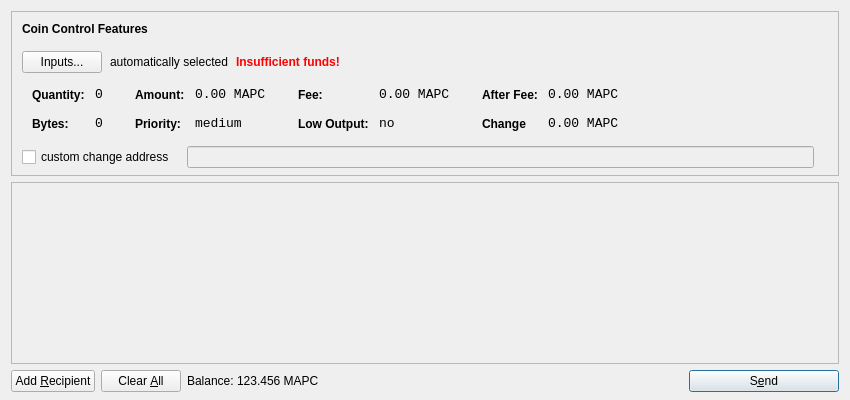
<?xml version="1.0" encoding="UTF-8"?>
<ui version="4.0">
 <class>SendCoinsDialog</class>
 <widget class="QDialog" name="SendCoinsDialog">
  <property name="geometry">
   <rect>
    <x>0</x>
    <y>0</y>
    <width>850</width>
    <height>400</height>
   </rect>
  </property>
  <property name="windowTitle">
   <string>Send Coins</string>
  </property>
  <layout class="QVBoxLayout" name="verticalLayout" stretch="0,1,0">
   <property name="bottomMargin">
    <number>8</number>
   </property>
   <item>
    <widget class="QFrame" name="frameCoinControl">
     <property name="sizePolicy">
      <sizepolicy hsizetype="Expanding" vsizetype="Expanding">
       <horstretch>0</horstretch>
       <verstretch>0</verstretch>
      </sizepolicy>
     </property>
     <property name="maximumSize">
      <size>
       <width>16777215</width>
       <height>16777215</height>
      </size>
     </property>
     <property name="frameShape">
      <enum>QFrame::StyledPanel</enum>
     </property>
     <property name="frameShadow">
      <enum>QFrame::Sunken</enum>
     </property>
     <layout class="QVBoxLayout" name="verticalLayoutCoinControl2">
      <property name="spacing">
       <number>-1</number>
      </property>
      <property name="leftMargin">
       <number>0</number>
      </property>
      <property name="topMargin">
       <number>0</number>
      </property>
      <property name="rightMargin">
       <number>0</number>
      </property>
      <property name="bottomMargin">
       <number>6</number>
      </property>
      <item>
       <layout class="QVBoxLayout" name="verticalLayoutCoinControl" stretch="0,0,0,0,1">
        <property name="spacing">
         <number>0</number>
        </property>
        <property name="leftMargin">
         <number>10</number>
        </property>
        <property name="topMargin">
         <number>10</number>
        </property>
        <item>
         <layout class="QHBoxLayout" name="horizontalLayoutCoinControl1">
          <property name="bottomMargin">
           <number>15</number>
          </property>
          <item>
           <widget class="QLabel" name="labelCoinControlFeatures">
            <property name="sizePolicy">
             <sizepolicy hsizetype="Preferred" vsizetype="Maximum">
              <horstretch>0</horstretch>
              <verstretch>0</verstretch>
             </sizepolicy>
            </property>
            <property name="font">
             <font>
              <weight>75</weight>
              <bold>true</bold>
             </font>
            </property>
            <property name="styleSheet">
             <string notr="true">font-weight:bold;</string>
            </property>
            <property name="text">
             <string>Coin Control Features</string>
            </property>
           </widget>
          </item>
         </layout>
        </item>
        <item>
         <layout class="QHBoxLayout" name="horizontalLayoutCoinControl2" stretch="0,0,0,0">
          <property name="spacing">
           <number>8</number>
          </property>
          <property name="bottomMargin">
           <number>10</number>
          </property>
          <item>
           <widget class="QPushButton" name="pushButtonCoinControl">
            <property name="styleSheet">
             <string notr="true"/>
            </property>
            <property name="text">
             <string>Inputs...</string>
            </property>
           </widget>
          </item>
          <item>
           <widget class="QLabel" name="labelCoinControlAutomaticallySelected">
            <property name="text">
             <string>automatically selected</string>
            </property>
            <property name="margin">
             <number>5</number>
            </property>
           </widget>
          </item>
          <item>
           <widget class="QLabel" name="labelCoinControlInsuffFunds">
            <property name="font">
             <font>
              <weight>75</weight>
              <bold>true</bold>
             </font>
            </property>
            <property name="styleSheet">
             <string notr="true">color:red;font-weight:bold;</string>
            </property>
            <property name="text">
             <string>Insufficient funds!</string>
            </property>
            <property name="margin">
             <number>5</number>
            </property>
           </widget>
          </item>
          <item>
           <spacer name="horizontalSpacerCoinControl">
            <property name="orientation">
             <enum>Qt::Horizontal</enum>
            </property>
            <property name="sizeHint" stdset="0">
             <size>
              <width>40</width>
              <height>1</height>
             </size>
            </property>
           </spacer>
          </item>
         </layout>
        </item>
        <item>
         <widget class="QWidget" name="widgetCoinControl" native="true">
          <property name="sizePolicy">
           <sizepolicy hsizetype="Preferred" vsizetype="Preferred">
            <horstretch>0</horstretch>
            <verstretch>0</verstretch>
           </sizepolicy>
          </property>
          <property name="minimumSize">
           <size>
            <width>0</width>
            <height>0</height>
           </size>
          </property>
          <property name="styleSheet">
           <string notr="true"/>
          </property>
          <layout class="QHBoxLayout" name="horizontalLayoutCoinControl5">
           <property name="margin">
            <number>0</number>
           </property>
           <item>
            <layout class="QHBoxLayout" name="horizontalLayoutCoinControl3" stretch="0,0,0,1">
             <property name="spacing">
              <number>20</number>
             </property>
             <property name="topMargin">
              <number>0</number>
             </property>
             <property name="bottomMargin">
              <number>10</number>
             </property>
             <item>
              <layout class="QFormLayout" name="formLayoutCoinControl1">
               <property name="horizontalSpacing">
                <number>10</number>
               </property>
               <property name="verticalSpacing">
                <number>14</number>
               </property>
               <property name="leftMargin">
                <number>10</number>
               </property>
               <property name="topMargin">
                <number>4</number>
               </property>
               <property name="rightMargin">
                <number>6</number>
               </property>
               <item row="0" column="0">
                <widget class="QLabel" name="labelCoinControlQuantityText">
                 <property name="styleSheet">
                  <string notr="true">font-weight:bold;</string>
                 </property>
                 <property name="text">
                  <string>Quantity:</string>
                 </property>
                 <property name="margin">
                  <number>0</number>
                 </property>
                </widget>
               </item>
               <item row="0" column="1">
                <widget class="QLabel" name="labelCoinControlQuantity">
                 <property name="font">
                  <font>
                   <family>Monospace</family>
                   <pointsize>10</pointsize>
                  </font>
                 </property>
                 <property name="cursor">
                  <cursorShape>IBeamCursor</cursorShape>
                 </property>
                 <property name="contextMenuPolicy">
                  <enum>Qt::ActionsContextMenu</enum>
                 </property>
                 <property name="text">
                  <string>0</string>
                 </property>
                 <property name="margin">
                  <number>0</number>
                 </property>
                 <property name="textInteractionFlags">
                  <set>Qt::LinksAccessibleByMouse|Qt::TextSelectableByKeyboard|Qt::TextSelectableByMouse</set>
                 </property>
                </widget>
               </item>
               <item row="1" column="0">
                <widget class="QLabel" name="labelCoinControlBytesText">
                 <property name="styleSheet">
                  <string notr="true">font-weight:bold;</string>
                 </property>
                 <property name="text">
                  <string>Bytes:</string>
                 </property>
                </widget>
               </item>
               <item row="1" column="1">
                <widget class="QLabel" name="labelCoinControlBytes">
                 <property name="font">
                  <font>
                   <family>Monospace</family>
                   <pointsize>10</pointsize>
                  </font>
                 </property>
                 <property name="cursor">
                  <cursorShape>IBeamCursor</cursorShape>
                 </property>
                 <property name="contextMenuPolicy">
                  <enum>Qt::ActionsContextMenu</enum>
                 </property>
                 <property name="text">
                  <string>0</string>
                 </property>
                 <property name="textInteractionFlags">
                  <set>Qt::LinksAccessibleByMouse|Qt::TextSelectableByKeyboard|Qt::TextSelectableByMouse</set>
                 </property>
                </widget>
               </item>
              </layout>
             </item>
             <item>
              <layout class="QFormLayout" name="formLayoutCoinControl2">
               <property name="horizontalSpacing">
                <number>10</number>
               </property>
               <property name="verticalSpacing">
                <number>14</number>
               </property>
               <property name="leftMargin">
                <number>6</number>
               </property>
               <property name="topMargin">
                <number>4</number>
               </property>
               <property name="rightMargin">
                <number>6</number>
               </property>
               <item row="0" column="0">
                <widget class="QLabel" name="labelCoinControlAmountText">
                 <property name="styleSheet">
                  <string notr="true">font-weight:bold;</string>
                 </property>
                 <property name="text">
                  <string>Amount:</string>
                 </property>
                 <property name="margin">
                  <number>0</number>
                 </property>
                </widget>
               </item>
               <item row="0" column="1">
                <widget class="QLabel" name="labelCoinControlAmount">
                 <property name="font">
                  <font>
                   <family>Monospace</family>
                   <pointsize>10</pointsize>
                  </font>
                 </property>
                 <property name="cursor">
                  <cursorShape>IBeamCursor</cursorShape>
                 </property>
                 <property name="contextMenuPolicy">
                  <enum>Qt::ActionsContextMenu</enum>
                 </property>
                 <property name="text">
                  <string>0.00 MAPC</string>
                 </property>
                 <property name="textInteractionFlags">
                  <set>Qt::LinksAccessibleByMouse|Qt::TextSelectableByKeyboard|Qt::TextSelectableByMouse</set>
                 </property>
                </widget>
               </item>
               <item row="1" column="0">
                <widget class="QLabel" name="labelCoinControlPriorityText">
                 <property name="styleSheet">
                  <string notr="true">font-weight:bold;</string>
                 </property>
                 <property name="text">
                  <string>Priority:</string>
                 </property>
                </widget>
               </item>
               <item row="1" column="1">
                <widget class="QLabel" name="labelCoinControlPriority">
                 <property name="font">
                  <font>
                   <family>Monospace</family>
                   <pointsize>10</pointsize>
                  </font>
                 </property>
                 <property name="cursor">
                  <cursorShape>IBeamCursor</cursorShape>
                 </property>
                 <property name="contextMenuPolicy">
                  <enum>Qt::ActionsContextMenu</enum>
                 </property>
                 <property name="text">
                  <string>medium</string>
                 </property>
                 <property name="textInteractionFlags">
                  <set>Qt::LinksAccessibleByMouse|Qt::TextSelectableByKeyboard|Qt::TextSelectableByMouse</set>
                 </property>
                </widget>
               </item>
              </layout>
             </item>
             <item>
              <layout class="QFormLayout" name="formLayoutCoinControl3">
               <property name="horizontalSpacing">
                <number>10</number>
               </property>
               <property name="verticalSpacing">
                <number>14</number>
               </property>
               <property name="leftMargin">
                <number>6</number>
               </property>
               <property name="topMargin">
                <number>4</number>
               </property>
               <property name="rightMargin">
                <number>6</number>
               </property>
               <item row="0" column="0">
                <widget class="QLabel" name="labelCoinControlFeeText">
                 <property name="styleSheet">
                  <string notr="true">font-weight:bold;</string>
                 </property>
                 <property name="text">
                  <string>Fee:</string>
                 </property>
                 <property name="margin">
                  <number>0</number>
                 </property>
                </widget>
               </item>
               <item row="0" column="1">
                <widget class="QLabel" name="labelCoinControlFee">
                 <property name="font">
                  <font>
                   <family>Monospace</family>
                   <pointsize>10</pointsize>
                  </font>
                 </property>
                 <property name="cursor">
                  <cursorShape>IBeamCursor</cursorShape>
                 </property>
                 <property name="contextMenuPolicy">
                  <enum>Qt::ActionsContextMenu</enum>
                 </property>
                 <property name="text">
                  <string>0.00 MAPC</string>
                 </property>
                 <property name="textInteractionFlags">
                  <set>Qt::LinksAccessibleByMouse|Qt::TextSelectableByKeyboard|Qt::TextSelectableByMouse</set>
                 </property>
                </widget>
               </item>
               <item row="1" column="0">
                <widget class="QLabel" name="labelCoinControlLowOutputText">
                 <property name="styleSheet">
                  <string notr="true">font-weight:bold;</string>
                 </property>
                 <property name="text">
                  <string>Low Output:</string>
                 </property>
                </widget>
               </item>
               <item row="1" column="1">
                <widget class="QLabel" name="labelCoinControlLowOutput">
                 <property name="font">
                  <font>
                   <family>Monospace</family>
                   <pointsize>10</pointsize>
                  </font>
                 </property>
                 <property name="cursor">
                  <cursorShape>IBeamCursor</cursorShape>
                 </property>
                 <property name="contextMenuPolicy">
                  <enum>Qt::ActionsContextMenu</enum>
                 </property>
                 <property name="text">
                  <string>no</string>
                 </property>
                 <property name="textInteractionFlags">
                  <set>Qt::LinksAccessibleByMouse|Qt::TextSelectableByKeyboard|Qt::TextSelectableByMouse</set>
                 </property>
                </widget>
               </item>
              </layout>
             </item>
             <item>
              <layout class="QFormLayout" name="formLayoutCoinControl4">
               <property name="horizontalSpacing">
                <number>10</number>
               </property>
               <property name="verticalSpacing">
                <number>14</number>
               </property>
               <property name="leftMargin">
                <number>6</number>
               </property>
               <property name="topMargin">
                <number>4</number>
               </property>
               <property name="rightMargin">
                <number>6</number>
               </property>
               <item row="0" column="0">
                <widget class="QLabel" name="labelCoinControlAfterFeeText">
                 <property name="styleSheet">
                  <string notr="true">font-weight:bold;</string>
                 </property>
                 <property name="text">
                  <string>After Fee:</string>
                 </property>
                 <property name="margin">
                  <number>0</number>
                 </property>
                </widget>
               </item>
               <item row="0" column="1">
                <widget class="QLabel" name="labelCoinControlAfterFee">
                 <property name="font">
                  <font>
                   <family>Monospace</family>
                   <pointsize>10</pointsize>
                  </font>
                 </property>
                 <property name="cursor">
                  <cursorShape>IBeamCursor</cursorShape>
                 </property>
                 <property name="contextMenuPolicy">
                  <enum>Qt::ActionsContextMenu</enum>
                 </property>
                 <property name="text">
                  <string>0.00 MAPC</string>
                 </property>
                 <property name="textInteractionFlags">
                  <set>Qt::LinksAccessibleByMouse|Qt::TextSelectableByKeyboard|Qt::TextSelectableByMouse</set>
                 </property>
                </widget>
               </item>
               <item row="1" column="0">
                <widget class="QLabel" name="labelCoinControlChangeText">
                 <property name="styleSheet">
                  <string notr="true">font-weight:bold;</string>
                 </property>
                 <property name="text">
                  <string>Change</string>
                 </property>
                </widget>
               </item>
               <item row="1" column="1">
                <widget class="QLabel" name="labelCoinControlChange">
                 <property name="font">
                  <font>
                   <family>Monospace</family>
                   <pointsize>10</pointsize>
                  </font>
                 </property>
                 <property name="cursor">
                  <cursorShape>IBeamCursor</cursorShape>
                 </property>
                 <property name="contextMenuPolicy">
                  <enum>Qt::ActionsContextMenu</enum>
                 </property>
                 <property name="text">
                  <string>0.00 MAPC</string>
                 </property>
                 <property name="textInteractionFlags">
                  <set>Qt::LinksAccessibleByMouse|Qt::TextSelectableByKeyboard|Qt::TextSelectableByMouse</set>
                 </property>
                </widget>
               </item>
              </layout>
             </item>
            </layout>
           </item>
          </layout>
         </widget>
        </item>
        <item>
         <layout class="QHBoxLayout" name="horizontalLayoutCoinControl4" stretch="0,0,0">
          <property name="spacing">
           <number>12</number>
          </property>
          <property name="sizeConstraint">
           <enum>QLayout::SetDefaultConstraint</enum>
          </property>
          <property name="topMargin">
           <number>5</number>
          </property>
          <property name="rightMargin">
           <number>5</number>
          </property>
          <item>
           <widget class="QCheckBox" name="checkBoxCoinControlChange">
            <property name="text">
             <string>custom change address</string>
            </property>
           </widget>
          </item>
          <item>
           <widget class="QLineEdit" name="lineEditCoinControlChange">
            <property name="enabled">
             <bool>false</bool>
            </property>
            <property name="sizePolicy">
             <sizepolicy hsizetype="Expanding" vsizetype="Fixed">
              <horstretch>0</horstretch>
              <verstretch>0</verstretch>
             </sizepolicy>
            </property>
           </widget>
          </item>
          <item>
           <widget class="QLabel" name="labelCoinControlChangeLabel">
            <property name="sizePolicy">
             <sizepolicy hsizetype="Preferred" vsizetype="Expanding">
              <horstretch>0</horstretch>
              <verstretch>0</verstretch>
             </sizepolicy>
            </property>
            <property name="minimumSize">
             <size>
              <width>0</width>
              <height>0</height>
             </size>
            </property>
            <property name="text">
             <string/>
            </property>
            <property name="margin">
             <number>3</number>
            </property>
           </widget>
          </item>
         </layout>
        </item>
        <item>
         <spacer name="verticalSpacerCoinControl">
          <property name="orientation">
           <enum>Qt::Vertical</enum>
          </property>
          <property name="sizeHint" stdset="0">
           <size>
            <width>800</width>
            <height>1</height>
           </size>
          </property>
         </spacer>
        </item>
       </layout>
      </item>
     </layout>
    </widget>
   </item>
   <item>
    <widget class="QScrollArea" name="scrollArea">
     <property name="widgetResizable">
      <bool>true</bool>
     </property>
     <widget class="QWidget" name="scrollAreaWidgetContents">
      <property name="geometry">
       <rect>
        <x>0</x>
        <y>0</y>
        <width>830</width>
        <height>165</height>
       </rect>
      </property>
      <layout class="QVBoxLayout" name="verticalLayout_2">
       <property name="margin">
        <number>0</number>
       </property>
       <item>
        <layout class="QVBoxLayout" name="entries">
         <property name="spacing">
          <number>6</number>
         </property>
        </layout>
       </item>
       <item>
        <spacer name="verticalSpacer">
         <property name="orientation">
          <enum>Qt::Vertical</enum>
         </property>
         <property name="sizeHint" stdset="0">
          <size>
           <width>20</width>
           <height>40</height>
          </size>
         </property>
        </spacer>
       </item>
      </layout>
     </widget>
    </widget>
   </item>
   <item>
    <layout class="QHBoxLayout" name="horizontalLayout">
     <item>
      <widget class="QPushButton" name="addButton">
       <property name="toolTip">
        <string>Send to multiple recipients at once</string>
       </property>
       <property name="text">
        <string>Add &amp;Recipient</string>
       </property>
       <property name="icon">
        <iconset resource="../bitcoin.qrc">
         <normaloff>:/icons/add</normaloff>:/icons/add</iconset>
       </property>
       <property name="autoDefault">
        <bool>false</bool>
       </property>
      </widget>
     </item>
     <item>
      <widget class="QPushButton" name="clearButton">
       <property name="sizePolicy">
        <sizepolicy hsizetype="Minimum" vsizetype="Fixed">
         <horstretch>0</horstretch>
         <verstretch>0</verstretch>
        </sizepolicy>
       </property>
       <property name="toolTip">
        <string>Remove all transaction fields</string>
       </property>
       <property name="text">
        <string>Clear &amp;All</string>
       </property>
       <property name="icon">
        <iconset resource="../bitcoin.qrc">
         <normaloff>:/icons/remove</normaloff>:/icons/remove</iconset>
       </property>
       <property name="autoRepeatDelay">
        <number>300</number>
       </property>
       <property name="autoDefault">
        <bool>false</bool>
       </property>
      </widget>
     </item>
     <item>
      <layout class="QHBoxLayout" name="horizontalLayout_2">
       <property name="spacing">
        <number>3</number>
       </property>
       <item>
        <widget class="QLabel" name="label">
         <property name="sizePolicy">
          <sizepolicy hsizetype="Preferred" vsizetype="Fixed">
           <horstretch>0</horstretch>
           <verstretch>0</verstretch>
          </sizepolicy>
         </property>
         <property name="text">
          <string>Balance:</string>
         </property>
        </widget>
       </item>
       <item>
        <widget class="QLabel" name="labelBalance">
         <property name="sizePolicy">
          <sizepolicy hsizetype="Preferred" vsizetype="Fixed">
           <horstretch>0</horstretch>
           <verstretch>0</verstretch>
          </sizepolicy>
         </property>
         <property name="cursor">
          <cursorShape>IBeamCursor</cursorShape>
         </property>
         <property name="text">
          <string>123.456 MAPC</string>
         </property>
         <property name="textInteractionFlags">
          <set>Qt::LinksAccessibleByMouse|Qt::TextSelectableByKeyboard|Qt::TextSelectableByMouse</set>
         </property>
        </widget>
       </item>
      </layout>
     </item>
     <item>
      <spacer name="horizontalSpacer">
       <property name="orientation">
        <enum>Qt::Horizontal</enum>
       </property>
       <property name="sizeHint" stdset="0">
        <size>
         <width>40</width>
         <height>20</height>
        </size>
       </property>
      </spacer>
     </item>
     <item>
      <widget class="QPushButton" name="sendButton">
       <property name="minimumSize">
        <size>
         <width>150</width>
         <height>0</height>
        </size>
       </property>
       <property name="toolTip">
        <string>Confirm the send action</string>
       </property>
       <property name="text">
        <string>S&amp;end</string>
       </property>
       <property name="icon">
        <iconset resource="../bitcoin.qrc">
         <normaloff>:/icons/send</normaloff>:/icons/send</iconset>
       </property>
       <property name="default">
        <bool>true</bool>
       </property>
      </widget>
     </item>
    </layout>
   </item>
  </layout>
 </widget>
 <resources>
  <include location="../bitcoin.qrc"/>
 </resources>
 <connections/>
</ui>
